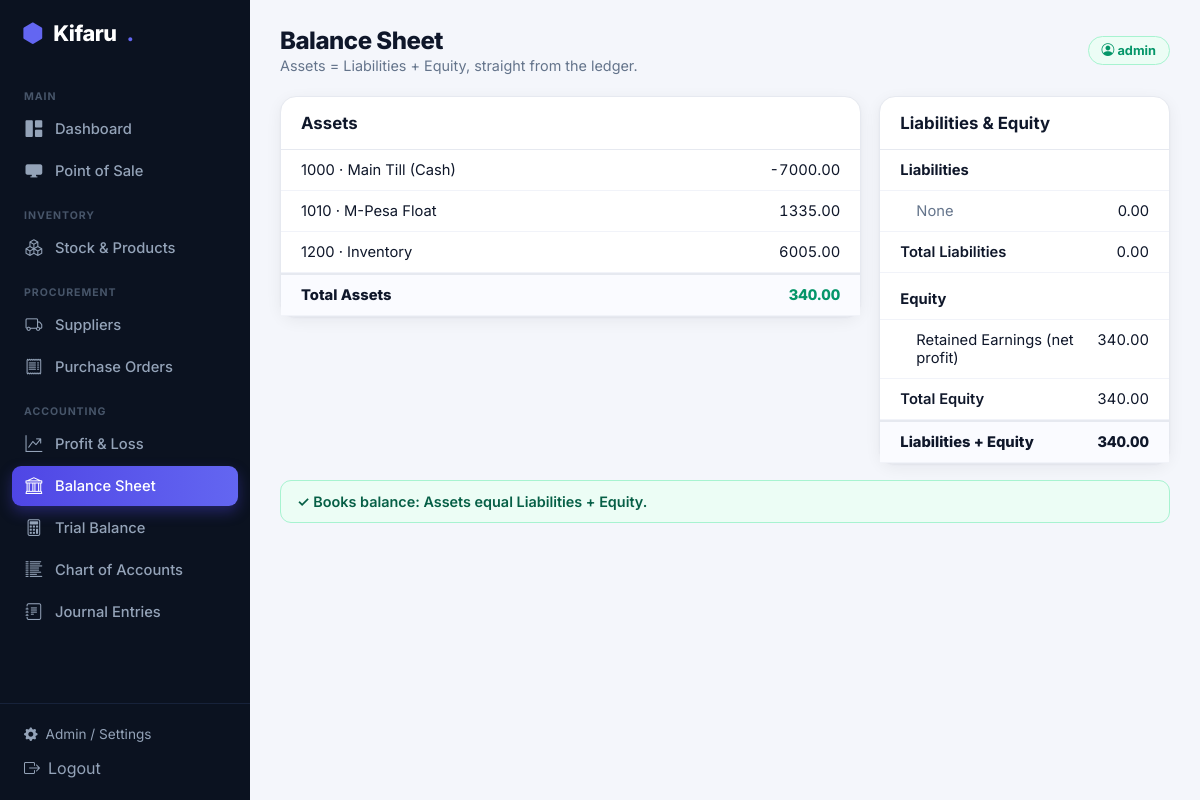
Page /accounting/balance-sheet/ (signed in) on the committed database.
### accounting/models.py (models this page shows, shortened)
class Account(models.Model):
    ACCOUNT_TYPES = [
        ('ASSET', 'Asset'),
        ('LIABILITY', 'Liability'),
        ('EQUITY', 'Equity'),
        ('REVENUE', 'Revenue'),
        ('EXPENSE', 'Expense'),
    ]
    code = models.CharField(max_length=20, unique=True, help_text="e.g., 1000 for Cash, 4000 for Sales")
    name = models.CharField(max_length=255)
    account_type = models.CharField(max_length=15, choices=ACCOUNT_TYPES)
    is_active = models.BooleanField(default=True)

### accounting/views.py (the view)
# urls.py: path('balance-sheet/', views.balance_sheet, name='balance_sheet'),
@login_required
def balance_sheet(request):
    return render(request, 'accounting/balance_sheet.html',
                  {'bs': services.balance_sheet(), 'active': 'balance'})

### accounting/services.py (called while the page is built)
def _posted_lines():
    return JournalLine.objects.filter(journal_entry__status='POSTED')

def account_balance(account):
    agg = _posted_lines().filter(account=account).aggregate(
        d=Sum('debit'), c=Sum('credit'))
    debit = agg['d'] or ZERO
    credit = agg['c'] or ZERO
    if account.account_type in DEBIT_NATURE:
        return debit - credit
    return credit - debit

def _sum_by_type(acc_type):
    rows, total = [], ZERO
    for acc in Account.objects.filter(account_type=acc_type, is_active=True).order_by('code'):
        bal = account_balance(acc)
        if bal != 0:
            rows.append({'account': acc, 'amount': bal})
            total += bal
    return rows, total

def income_statement():
    revenue_rows, revenue = _sum_by_type('REVENUE')
    expense_rows, expenses = _sum_by_type('EXPENSE')
    cogs = ZERO
    cogs_rows = []
    other_expense_rows = []
    for r in expense_rows:
        if r['account'].code.startswith('5'):
            cogs += r['amount']
            cogs_rows.append(r)
        else:
            other_expense_rows.append(r)
    other_expenses = expenses - cogs
    gross_profit = revenue - cogs
    net_profit = gross_profit - other_expenses
    return {
        'revenue_rows': revenue_rows, 'revenue': revenue,
        'cogs_rows': cogs_rows, 'cogs': cogs, 'gross_profit': gross_profit,
        'expense_rows': other_expense_rows, 'expenses': other_expenses,
        'net_profit': net_profit,
    }

def balance_sheet():
    asset_rows, assets = _sum_by_type('ASSET')
    liab_rows, liabilities = _sum_by_type('LIABILITY')
    equity_rows, equity = _sum_by_type('EQUITY')
    net_profit = income_statement()['net_profit']
    equity_total = equity + net_profit
    return {
        'asset_rows': asset_rows, 'assets': assets,
        'liab_rows': liab_rows, 'liabilities': liabilities,
        'equity_rows': equity_rows, 'equity_base': equity,
        'retained_earnings': net_profit, 'equity_total': equity_total,
        'liabilities_and_equity': liabilities + equity_total,
        'balances': assets == (liabilities + equity_total),
    }

### accounting/templates/accounting/balance_sheet.html (shortened to what this page needs)
{% extends 'base.html' %}
{% block heading %}Balance Sheet{% endblock %}
{% block subheading %}Assets = Liabilities + Equity, straight from the ledger.{% endblock %}
{% block content %}
<div class="k-grid k-grid-2" style="align-items:start">
    <div class="k-card">
        <div class="k-sec-head"><h2>Assets</h2></div>
        {% for r in bs.asset_rows %}
        <div class="rpt-row"><span>{{ r.account.code }} · {{ r.account.name }}</span><span class="amt">{{ r.amount|floatformat:2 }}</span></div>
        {% empty %}<div class="rpt-row"><span style="color:var(--k-muted)">No assets yet</span><span>0.00</span></div>{% endfor %}
        <div class="rpt-row total"><span>Total Assets</span><span class="amt pos-amt">{{ bs.assets|floatformat:2 }}</span></div>
    </div>
    <div class="k-card">
        <div class="k-sec-head"><h2>Liabilities &amp; Equity</h2></div>
        <div class="rpt-row" style="font-weight:700"><span>Liabilities</span></div>
        {% for r in bs.liab_rows %}
        <div class="rpt-row"><span style="padding-left:16px">{{ r.account.code }} · {{ r.account.name }}</span><span class="amt">{{ r.amount|floatformat:2 }}</span></div>
        {% empty %}<div class="rpt-row"><span style="padding-left:16px;color:var(--k-muted)">None</span><span>0.00</span></div>{% endfor %}
        <div class="rpt-row"><span style="font-weight:600">Total Liabilities</span><span class="amt">{{ bs.liabilities|floatformat:2 }}</span></div>
        <div class="rpt-row" style="font-weight:700;margin-top:6px"><span>Equity</span></div>
        <div class="rpt-row"><span style="padding-left:16px">Retained Earnings (net profit)</span><span class="amt">{{ bs.retained_earnings|floatformat:2 }}</span></div>
        <div class="rpt-row"><span style="font-weight:600">Total Equity</span><span class="amt">{{ bs.equity_total|floatformat:2 }}</span></div>
        <div class="rpt-row total"><span>Liabilities + Equity</span><span class="amt">{{ bs.liabilities_and_equity|floatformat:2 }}</span></div>
    </div>
</div>
<div class="k-msg {% if bs.balances %}success{% else %}error{% endif %}" style="margin-top:16px">
    {% if bs.balances %}✓ Books balance: Assets equal Liabilities + Equity.{% else %}⚠ Out of balance — check journal entries.{% endif %}
</div>
{% endblock %}

### templates/base.html (shortened to what this page needs)
{% load static %}
<!DOCTYPE html>
<html lang="en">
<head>
    <link rel="stylesheet" href="https://cdn.jsdelivr.net/npm/bootstrap-icons@1.11.3/font/bootstrap-icons.css">
    <link rel="stylesheet" href="{% static 'css/kifaru.css' %}">
</head>
<body>
<div class="k-shell">
    <aside class="k-sidebar" id="kSidebar">
        <div class="k-brand"><i class="bi bi-hexagon-fill dot"></i> Kifaru<span class="dot">.</span></div>
        <nav class="k-nav">
            <div class="sec">Main</div>
            <a href="{% url 'admin_dashboard' %}" class="{% if active == 'dashboard' %}active{% endif %}"><i class="bi bi-grid-1x2-fill"></i> Dashboard</a>
            <a href="{% url 'pos_dashboard' %}" class="{% if active == 'pos' %}active{% endif %}"><i class="bi bi-display-fill"></i> Point of Sale</a>
            <div class="sec">Inventory</div>
            <a href="{% url 'inventory_dashboard' %}" class="{% if active == 'inventory' %}active{% endif %}"><i class="bi bi-boxes"></i> Stock &amp; Products</a>
            <div class="sec">Procurement</div>
            <a href="{% url 'supplier_list' %}" class="{% if active == 'suppliers' %}active{% endif %}"><i class="bi bi-truck"></i> Suppliers</a>
            <a href="{% url 'po_list' %}" class="{% if active == 'purchasing' %}active{% endif %}"><i class="bi bi-receipt"></i> Purchase Orders</a>
            <div class="sec">Accounting</div>
            <a href="{% url 'profit_loss' %}" class="{% if active == 'pnl' %}active{% endif %}"><i class="bi bi-graph-up-arrow"></i> Profit &amp; Loss</a>
            <a href="{% url 'balance_sheet' %}" class="{% if active == 'balance' %}active{% endif %}"><i class="bi bi-bank"></i> Balance Sheet</a>
            <a href="{% url 'trial_balance' %}" class="{% if active == 'trial' %}active{% endif %}"><i class="bi bi-calculator"></i> Trial Balance</a>
            <a href="{% url 'chart_of_accounts' %}" class="{% if active == 'coa' %}active{% endif %}"><i class="bi bi-list-columns-reverse"></i> Chart of Accounts</a>
            <a href="{% url 'journal_list' %}" class="{% if active == 'journals' %}active{% endif %}"><i class="bi bi-journal-text"></i> Journal Entries</a>
        </nav>
        <div class="k-side-foot">
            <a href="/admin/"><i class="bi bi-gear-fill"></i> Admin / Settings</a>
            <form method="post" action="/admin/logout/" style="margin:0">{% csrf_token %}
                <button type="submit" style="background:none;border:none;color:inherit;font:inherit;cursor:pointer;display:flex;align-items:center;gap:8px;padding:8px 10px;width:100%;border-radius:8px" onmouseover="this.style.background='#111a2e';this.style.color='#fff'" onmouseout="this.style.background='none';this.style.color=''"><i class="bi bi-box-arrow-right"></i> Logout</button>
            </form>
        </div>
    </aside>
    <main class="k-main">
        <div class="k-top">
            <div style="display:flex;align-items:center;gap:12px">
                <div>
                    <h1>{% block heading %}Dashboard{% endblock %}</h1>
                    <p>{% block subheading %}{% endblock %}</p>
                </div>
            </div>
            <div style="display:flex;align-items:center;gap:12px">
                <span class="k-chip"><i class="bi bi-person-circle"></i> {{ request.user.username }}</span>
            </div>
        </div>
        {% block content %}{% endblock %}
    </main>
</div>
</body>
</html>

### static/css/kifaru.css (style rules this page uses)
:root { --k-bg:#f4f6fb; --k-surface:#ffffff; --k-ink:#0f172a; --k-muted:#64748b; --k-border:#e6e9f0; --k-brand:#4f46e5; --k-brand-2:#6366f1; --k-green:#10b981; --k-amber:#f59e0b; --k-red:#ef4444; --k-cyan:#06b6d4; --k-purple:#8b5cf6; --k-sidebar:#0b1220; --k-sidebar-ink:#94a3b8; --k-shadow:0 1px 2px rgba(16,24,40,.04),0 4px 16px rgba(16,24,40,.06); }
* { box-sizing:border-box }
body { font-family:'Inter',system-ui,-apple-system,Segoe UI,Roboto,sans-serif;background:var(--k-bg);color:var(--k-ink);margin:0 }
.k-shell { display:flex;min-height:100vh }
.k-sidebar { width:250px;background:var(--k-sidebar);color:var(--k-sidebar-ink);position:fixed;top:0;bottom:0;left:0;display:flex;flex-direction:column;z-index:50 }
.k-main { margin-left:250px;flex:1;padding:26px 30px;width:calc(100% - 250px) }
.k-brand { padding:20px 22px;font-weight:800;font-size:1.35rem;color:#fff;letter-spacing:-.02em;display:flex;align-items:center;gap:10px }
.k-brand .dot { color:var(--k-brand-2) }
.k-nav { padding:8px 12px;overflow-y:auto;flex:1 }
.k-nav .sec { font-size:.66rem;text-transform:uppercase;letter-spacing:.09em;color:#475569;font-weight:700;padding:16px 12px 6px }
.k-nav a { display:flex;align-items:center;gap:11px;color:var(--k-sidebar-ink);text-decoration:none;padding:10px 12px;border-radius:9px;font-weight:500;font-size:.92rem;margin-bottom:2px;transition:.15s }
.k-nav a.active { background:linear-gradient(90deg,var(--k-brand),var(--k-brand-2));color:#fff;box-shadow:0 6px 14px rgba(79,70,229,.35) }
.k-nav a i { width:20px;text-align:center;font-size:1.05rem }
.k-side-foot { padding:14px;border-top:1px solid #17223a }
.k-side-foot a { color:var(--k-sidebar-ink);text-decoration:none;font-size:.85rem;display:flex;align-items:center;gap:8px;padding:8px 10px;border-radius:8px }
.k-top { display:flex;justify-content:space-between;align-items:center;margin-bottom:22px;gap:12px;flex-wrap:wrap }
.k-top h1 { font-size:1.5rem;font-weight:800;margin:0;letter-spacing:-.02em }
.k-top p { margin:2px 0 0;color:var(--k-muted);font-size:.9rem }
.k-chip { background:#ecfdf5;color:#059669;border:1px solid #a7f3d0;padding:6px 13px;border-radius:999px;font-weight:700;font-size:.8rem }
.k-card { background:var(--k-surface);border:1px solid var(--k-border);border-radius:16px;box-shadow:var(--k-shadow) }
.k-grid { display:grid;gap:18px }
.k-grid-2 { grid-template-columns:2fr 1fr }
.k-sec-head { display:flex;justify-content:space-between;align-items:center;padding:16px 20px;border-bottom:1px solid var(--k-border) }
.k-sec-head h2 { font-size:1.05rem;font-weight:700;margin:0 }
.k-msg { padding:12px 16px;border-radius:11px;margin-bottom:14px;font-weight:600;font-size:.9rem }
.k-msg.success { background:#ecfdf5;color:#065f46;border:1px solid #a7f3d0 }
.rpt-row { display:flex;justify-content:space-between;padding:11px 20px;border-bottom:1px solid #f1f3f9;font-size:.92rem }
.rpt-row.total { font-weight:800;background:#fafbff;border-top:2px solid var(--k-border) }
.rpt-row .amt { font-variant-numeric:tabular-nums }
.pos-amt { color:#059669 }

### rows in the picture
Account: account.code "1000", account.name "Main Till (Cash)", amount "-7000.00"
Account: account.code "1010", account.name "M-Pesa Float", amount "1335.00"
Account: account.code "1200", account.name "Inventory", amount "6005.00"

### other values in the picture
{{ request.user.username }} "admin"
{{ bs.assets|floatformat:2 }} "340.00"
{{ bs.liabilities|floatformat:2 }} "0.00"
{{ bs.retained_earnings|floatformat:2 }} "340.00"
{{ bs.equity_total|floatformat:2 }} "340.00"
{{ bs.liabilities_and_equity|floatformat:2 }} "340.00"
